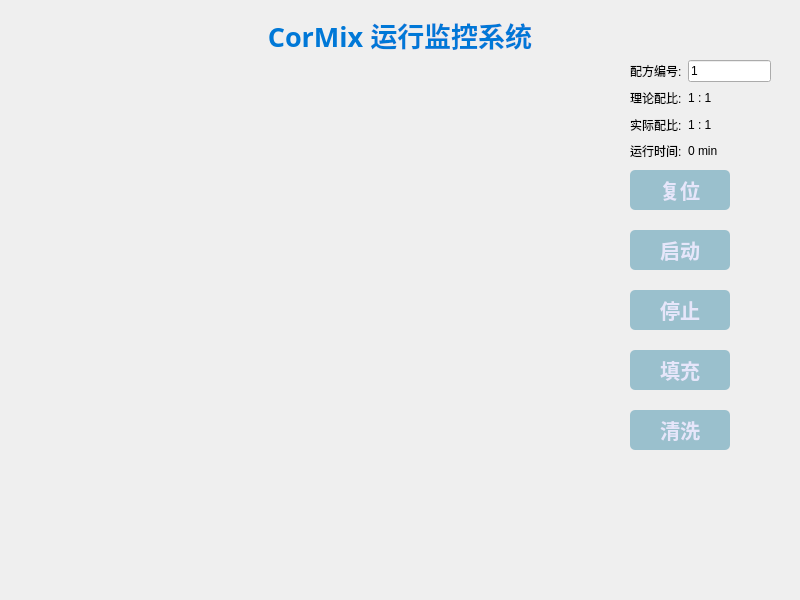
<?xml version="1.0" encoding="UTF-8"?>
<ui version="4.0">
 <class>Main</class>
 <widget class="QWidget" name="Main">
  <property name="geometry">
   <rect>
    <x>0</x>
    <y>0</y>
    <width>800</width>
    <height>600</height>
   </rect>
  </property>
  <property name="windowTitle">
   <string>Form</string>
  </property>
  <property name="styleSheet">
   <string notr="true"/>
  </property>
  <widget class="QLabel" name="label_back">
   <property name="geometry">
    <rect>
     <x>0</x>
     <y>100</y>
     <width>550</width>
     <height>330</height>
    </rect>
   </property>
   <property name="text">
    <string/>
   </property>
   <property name="pixmap">
    <pixmap>res/back_main.bmp</pixmap>
   </property>
  </widget>
  <widget class="QLabel" name="label_title">
   <property name="geometry">
    <rect>
     <x>250</x>
     <y>20</y>
     <width>300</width>
     <height>30</height>
    </rect>
   </property>
   <property name="font">
    <font>
     <family>微软雅黑</family>
     <pointsize>20</pointsize>
     <weight>75</weight>
     <bold>true</bold>
    </font>
   </property>
   <property name="styleSheet">
    <string notr="true">color: rgb(0, 120, 215);</string>
   </property>
   <property name="text">
    <string>CorMix 运行监控系统</string>
   </property>
   <property name="alignment">
    <set>Qt::AlignCenter</set>
   </property>
  </widget>
  <widget class="QPushButton" name="btn_reset">
   <property name="geometry">
    <rect>
     <x>630</x>
     <y>170</y>
     <width>100</width>
     <height>40</height>
    </rect>
   </property>
   <property name="styleSheet">
    <string notr="true">QPushButton { 
	border-radius: 5px;
    border: none;
    width:  100px;
    font-family: MicroSoft Yahei;
    font-size: 20px;
    font-weight:bold;
    height: 40px;
    background: #9AC0CD;
    color: #E6E6FA; }
QPushButton:hover { background: #007ACC; }
QPushButton:pressed { background: #CCCCCC; }</string>
   </property>
   <property name="text">
    <string>复位</string>
   </property>
  </widget>
  <widget class="QPushButton" name="btn_start">
   <property name="geometry">
    <rect>
     <x>630</x>
     <y>230</y>
     <width>100</width>
     <height>40</height>
    </rect>
   </property>
   <property name="styleSheet">
    <string notr="true">QPushButton { 
	border-radius: 5px;
    border: none;
    width:  100px;
    font-family: MicroSoft Yahei;
    font-size: 20px;
    font-weight:bold;
    height: 40px;
    background: #9AC0CD;
    color: #E6E6FA; }
QPushButton:hover { background: #007ACC; }
QPushButton:pressed { background: #CCCCCC; }</string>
   </property>
   <property name="text">
    <string>启动</string>
   </property>
  </widget>
  <widget class="QPushButton" name="btn_stop">
   <property name="geometry">
    <rect>
     <x>630</x>
     <y>290</y>
     <width>100</width>
     <height>40</height>
    </rect>
   </property>
   <property name="styleSheet">
    <string notr="true">QPushButton { 
	border-radius: 5px;
    border: none;
    width:  100px;
    font-family: MicroSoft Yahei;
    font-size: 20px;
    font-weight:bold;
    height: 40px;
    background: #9AC0CD;
    color: #E6E6FA; }
QPushButton:hover { background: #007ACC; }
QPushButton:pressed { background: #CCCCCC; }</string>
   </property>
   <property name="text">
    <string>停止</string>
   </property>
  </widget>
  <widget class="QPushButton" name="btn_fill">
   <property name="geometry">
    <rect>
     <x>630</x>
     <y>350</y>
     <width>100</width>
     <height>40</height>
    </rect>
   </property>
   <property name="styleSheet">
    <string notr="true">QPushButton { 
	border-radius: 5px;
    border: none;
    width:  100px;
    font-family: MicroSoft Yahei;
    font-size: 20px;
    font-weight:bold;
    height: 40px;
    background: #9AC0CD;
    color: #E6E6FA; }
QPushButton:hover { background: #007ACC; }
QPushButton:pressed { background: #CCCCCC; }</string>
   </property>
   <property name="text">
    <string>填充</string>
   </property>
  </widget>
  <widget class="QPushButton" name="btn_clean">
   <property name="geometry">
    <rect>
     <x>630</x>
     <y>410</y>
     <width>100</width>
     <height>40</height>
    </rect>
   </property>
   <property name="styleSheet">
    <string notr="true">QPushButton { 
	border-radius: 5px;
    border: none;
    width:  100px;
    font-family: MicroSoft Yahei;
    font-size: 20px;
    font-weight:bold;
    height: 40px;
    background: #9AC0CD;
    color: #E6E6FA; }
QPushButton:hover { background: #007ACC; }
QPushButton:pressed { background: #CCCCCC; }</string>
   </property>
   <property name="text">
    <string>清洗</string>
   </property>
  </widget>
  <widget class="QWidget" name="layoutWidget">
   <property name="geometry">
    <rect>
     <x>630</x>
     <y>60</y>
     <width>141</width>
     <height>101</height>
    </rect>
   </property>
   <layout class="QGridLayout" name="gridLayout">
    <item row="0" column="0">
     <widget class="QLabel" name="label">
      <property name="text">
       <string>配方编号:</string>
      </property>
     </widget>
    </item>
    <item row="0" column="1">
     <widget class="QLineEdit" name="edit_index">
      <property name="text">
       <string>1</string>
      </property>
     </widget>
    </item>
    <item row="1" column="0">
     <widget class="QLabel" name="label_2">
      <property name="text">
       <string>理论配比:</string>
      </property>
     </widget>
    </item>
    <item row="1" column="1">
     <widget class="QLabel" name="label_theoryRatio">
      <property name="text">
       <string>1 : 1</string>
      </property>
     </widget>
    </item>
    <item row="2" column="0">
     <widget class="QLabel" name="label_3">
      <property name="text">
       <string>实际配比:</string>
      </property>
     </widget>
    </item>
    <item row="2" column="1">
     <widget class="QLabel" name="label_actualRatio">
      <property name="text">
       <string>1 : 1</string>
      </property>
     </widget>
    </item>
    <item row="3" column="0">
     <widget class="QLabel" name="label_4">
      <property name="text">
       <string>运行时间:</string>
      </property>
     </widget>
    </item>
    <item row="3" column="1">
     <widget class="QLabel" name="label_runtime">
      <property name="text">
       <string>0 min</string>
      </property>
     </widget>
    </item>
   </layout>
  </widget>
 </widget>
 <resources/>
 <connections/>
</ui>
